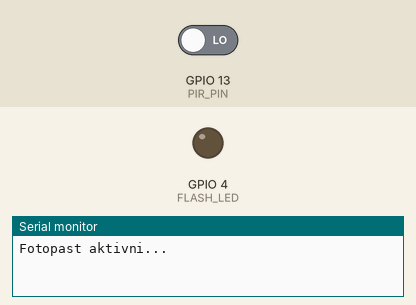
Simulated run of this sketch. Board: ESP32. On the bench: output pins drawn as LEDs (lit = HIGH), the last lines printed to the serial monitor. The test bench sets the inputs (shaded band); at power-on: GPIO 13 (PIR_PIN) LOW. Storage starts empty; the camera gives no picture.

Above: at 1.6 s.
1.7 s: GPIO 13 (PIR_PIN) driven HIGH
At 6.96 s:
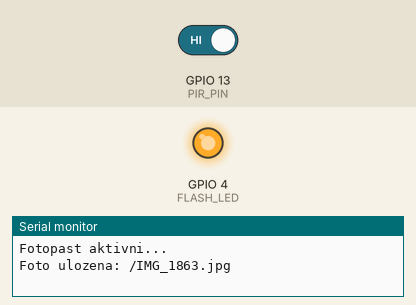
Timing chart, 0 to 8.6 s (numbered marks = the images above; inputs shaded):
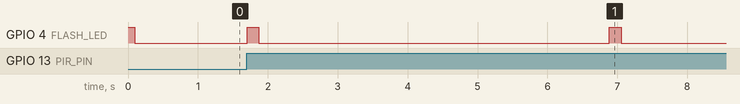

Measured:
- after the input at 1.7 s, GPIO 4 (FLASH_LED): alternates HIGH for 0.17 s and LOW for 5.0 s, starting at once

The sketch:

fotoscript.ino
```cpp
#include "esp_camera.h"
#include "FS.h"
#include "SD_MMC.h"

#define PIR_PIN 13
#define FLASH_LED 4

// Pinout pro AI-Thinker ESP32-CAM
#define PWDN_GPIO_NUM     32
#define RESET_GPIO_NUM    -1
#define XCLK_GPIO_NUM      0
#define SIOD_GPIO_NUM     26
#define SIOC_GPIO_NUM     27
#define Y9_GPIO_NUM       35
#define Y8_GPIO_NUM       34
#define Y7_GPIO_NUM       39
#define Y6_GPIO_NUM       36
#define Y5_GPIO_NUM       21
#define Y4_GPIO_NUM       19
#define Y3_GPIO_NUM       18
#define Y2_GPIO_NUM        5
#define VSYNC_GPIO_NUM    25
#define HREF_GPIO_NUM     23
#define PCLK_GPIO_NUM     22

void setup() {
  Serial.begin(115200);

  pinMode(PIR_PIN, INPUT); // Změna na čistý INPUT pro lepší kompatibilitu s PIR
  pinMode(FLASH_LED, OUTPUT);

  // Indikace zapnutí - jen jedno krátké bliknutí
  digitalWrite(FLASH_LED, HIGH); delay(100);
  digitalWrite(FLASH_LED, LOW);

  camera_config_t config;
  config.ledc_channel = LEDC_CHANNEL_0;
  config.ledc_timer = LEDC_TIMER_0;
  config.pin_d0 = Y2_GPIO_NUM;
  config.pin_d1 = Y3_GPIO_NUM;
  config.pin_d2 = Y4_GPIO_NUM;
  config.pin_d3 = Y5_GPIO_NUM;
  config.pin_d4 = Y6_GPIO_NUM;
  config.pin_d5 = Y7_GPIO_NUM;
  config.pin_d6 = Y8_GPIO_NUM;
  config.pin_d7 = Y9_GPIO_NUM;
  config.pin_xclk = XCLK_GPIO_NUM;
  config.pin_pclk = PCLK_GPIO_NUM;
  config.pin_vsync = VSYNC_GPIO_NUM;
  config.pin_href = HREF_GPIO_NUM;
  config.pin_sscb_sda = SIOD_GPIO_NUM;
  config.pin_sscb_scl = SIOC_GPIO_NUM;
  config.pin_pwdn = PWDN_GPIO_NUM;
  config.pin_reset = RESET_GPIO_NUM;
  config.xclk_freq_hz = 20000000;
  config.pixel_format = PIXFORMAT_JPEG;

  // Lepší rozlišení pro fotopast
  config.frame_size = FRAMESIZE_XGA; // 1024x768
  config.jpeg_quality = 10;
  config.fb_count = 1;

  // Inicializace kamery a karty
  esp_camera_init(&config);
  SD_MMC.begin("/sdcard", true); // 1-bit mód pro stabilitu

  Serial.println("Fotopast aktivni...");
}

void loop() {
  // Kontrola pohybu
  if (digitalRead(PIR_PIN) == HIGH) {

    // Zapnout blesk
    digitalWrite(FLASH_LED, HIGH);
    delay(100); // Čas na osvětlení scény

    // Pořídit snímek
    camera_fb_t * fb = esp_camera_fb_get();

    if (fb) {
      // Vytvořit unikátní název souboru
      String path = "/IMG_" + String(millis()) + ".jpg";

      File file = SD_MMC.open(path.c_str(), FILE_WRITE);
      if (file) {
        file.write(fb->buf, fb->len);
        file.close();
        Serial.println("Foto ulozena: " + path);
      }

      esp_camera_fb_return(fb);
    }

    // Vypnout blesk
    digitalWrite(FLASH_LED, LOW);

    // Ochranná pauza (anti-spam), aby karta nebyla hned plná
    // Nastav si podle potřeby (teď 5 sekund)
    delay(5000);
  }

  delay(10); // Malá pauza pro stabilitu procesoru
}
```
